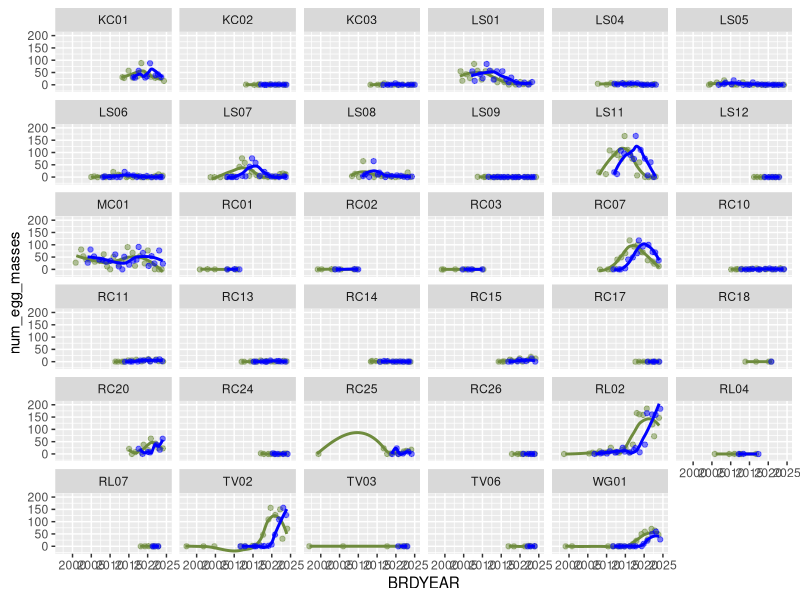
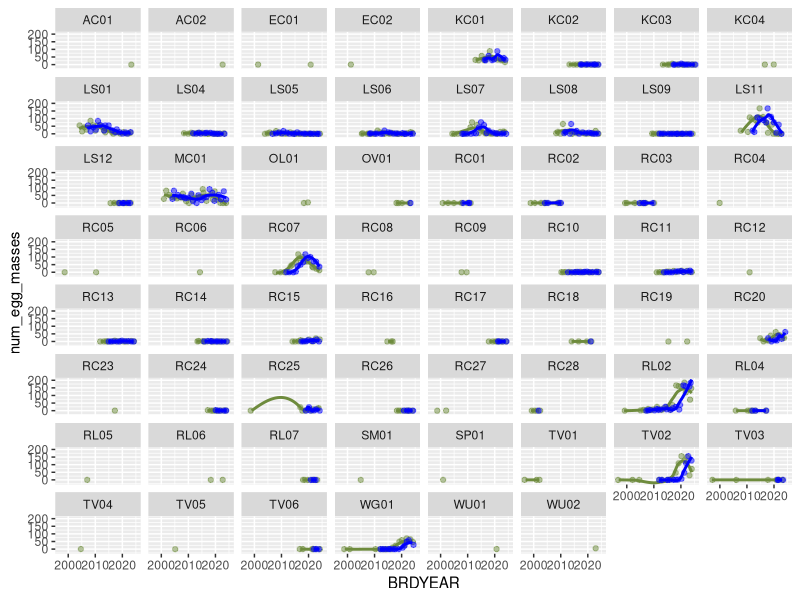

Reproduce these figures in R, in order. (Note: this script raises an error after producing the figures.)
## ---- chunk 1
knitr::opts_chunk$set(echo = TRUE)
knitr::opts_chunk$set(warning = FALSE)
## ---- chunk 2
library(dplyr)
library(ggplot2)
library(tidyverse)
setwd(here::here("code"))
# source("1_data_prep.R")
data <- read_csv(here::here("data", "filtered_raw_data.csv"))
between_year_data <- read_csv(here::here("data", "between_year_data.csv"))
complete_btw_data <- read_csv(here::here("data", "scaled_between_year.csv"))
onset_of_breeding_surv <- read_csv(here::here("data", "onset_of_breeding.csv"))
## ---- chunk 3
#summary information of egg masses count

#total number of egg masses is 3939
sum(data$NumberofEggMasses, na.rm = TRUE)

#maximum number of egg masses for a given survey is 25, while the mean is 0.857
summary(data$NumberofEggMasses,na.rm = TRUE)
## ---- chunk 4
# number of surveys
# mean number of new egg masses per survey
# total number of egg masses per watershed per site per year
# first and last egg mass detected per year
# length of breeding season
statistics <- data %>% 
  group_by(BRDYEAR,Watershed,LocationID) %>% 
  summarize(survey_count = n_distinct(EventGUID),
            mean_egg_num = (sum(NumberofEggMasses, na.rm = TRUE)/survey_count),
            total_egg_num =sum(NumberofEggMasses, na.rm = TRUE),
            firstEgg = min(dayOfWY), 
            lastEgg = max(dayOfWY), 
            breedingLength = max(dayOfWY) - min(dayOfWY))
statistics
## ---- chunk 5
# ranges of each variable for summary data table
data_mins <- data.frame(sapply(data, min, na.rm = TRUE))
data_maxs <- data.frame(sapply(data, max, na.rm = TRUE))
data_means <- data.frame(sapply(data, mean, na.rm = TRUE))
count(data, LocationID)
## ---- chunk 6
summary <- data %>%
  select(BRDYEAR, yearly_rain, yearly_rain_lag, mean_percent_water, mean_percent_sub, interpolated_canopy, WaterTemp, MaxD, WaterSalinity, AirTemp) %>%
  summarise(
    across(everything(), list(min = ~min(., na.rm = TRUE), 
                              max = ~max(., na.rm = TRUE), 
                              mean = ~mean(., na.rm = TRUE)), 
           .names = "{.col}_{.fn}")
  ) %>%
  pivot_longer(cols = everything(), 
               names_to = c("Variable", "Stat"),
               names_pattern = "(.*)_(.*)", 
               values_to = "Value") %>%
  pivot_wider(names_from = Stat, values_from = Value)

num_sites <- data %>% summarise(total_locationIDs = n_distinct(LocationID))
num_watershed <- data %>% summarise(total_watersheds = n_distinct(Watershed))

## ---- chunk 7
##### between year model ####
# complete cases applied in 1_data_prep --> included in "between_year_data.csv"
## how many data entries total?
length(between_year_data$complete_case) #479

## how many complete cases? how many removed?
eda_btw_complete <- between_year_data %>% filter(complete_case == TRUE)
nrow(eda_btw_complete) # 184 remain

nrow(complete_btw_data) ## verification that this matches scaled between year (used in model)


##### within year model ####
# complete cases applied in 4c_within_year_survival --> included in "complete_onset_of_breeding.csv"
eda_within_complete <- onset_of_breeding_surv %>% 
  mutate(
    water_flow = as.factor(water_flow),
    water_regime = as.factor(water_regime), 
    LocationID = as.factor(LocationID),
    Watershed = as.factor(Watershed)) %>% 
  select(-WaterTemp)

eda_within_complete$complete_case <- complete.cases(eda_within_complete)
eda_within_complete$complete_case

## how many data entries total?
length(eda_within_complete$complete_case) #909

## how many complete cases? how many removed?
within_complete <- eda_within_complete %>% filter(complete_case == TRUE)
nrow(within_complete) #694 complete (76.3%), 215 removed (23.65%)
## ---- chunk 8
between_year_data_lagged <- between_year_data %>%
  group_by(LocationID) %>%
  arrange(BRDYEAR) %>%
  mutate(num_egg_masses_lag = lag(num_egg_masses, n = 3)) %>%
  ungroup()

lag_sites <- ggplot(between_year_data_lagged, aes(x=BRDYEAR)) +
  geom_jitter(aes(y=num_egg_masses), color="darkolivegreen4", alpha=0.5) +
  geom_smooth(aes(y=num_egg_masses), color="darkolivegreen4",alpha=0.3, se=F) +
  geom_jitter(aes(y=num_egg_masses_lag), color="blue", alpha=0.5) +
  geom_smooth(aes(y=num_egg_masses_lag), color="blue", alpha=0.3, se=F) +
  facet_wrap(.~LocationID)

## more relevant, just seemingly (at quick glance) continous sites
cont_btw_lag <- between_year_data_lagged %>% filter(LocationID=='KC01' | LocationID=='KC02' |LocationID=='KC03' | LocationID=='LS01' | LocationID=='LS04' | LocationID=='LS05' | LocationID=='LS06' | LocationID=='LS07' | LocationID=='LS08' | LocationID=='LS09' | LocationID=='LS11' | LocationID=='LS12' | LocationID=='MC01' | LocationID=='RC01' | LocationID=='RC02' | LocationID=='RC03' | LocationID=='RC07' | LocationID=='RC10' | LocationID=='RC11' | LocationID=='RC13' | LocationID=='RC14' | LocationID=='RC15' | LocationID=='RC17' | LocationID=='RC18' | LocationID=='RC20' | LocationID=='RC24' | LocationID=='RC25' | LocationID=='RC26' | LocationID=='RL02' | LocationID=='RL04' | LocationID=='RL07' | LocationID=='TV02' | LocationID=='TV03' | LocationID=='TV06' | LocationID=='WG01')

cont_lag_sites <- ggplot(cont_btw_lag, aes(x=BRDYEAR)) +
  geom_jitter(aes(y=num_egg_masses), color="darkolivegreen4", alpha=0.5) +
  geom_smooth(aes(y=num_egg_masses), color="darkolivegreen4",alpha=0.3, se=F) +
  geom_jitter(aes(y=num_egg_masses_lag), color="blue", alpha=0.5) +
  geom_smooth(aes(y=num_egg_masses_lag), color="blue", alpha=0.3, se=F) +
  facet_wrap(.~LocationID)
## ---- chunk 9
# Darren believes there is data 2004-2010 at Mori/Laguna Salada, Milagra, Big Lagoon, & Rodeo which prompted us to revisit our data before 2010 (prev filtered out)

false_validation <- raw_data %>% select(Validation) %>% 
  group_by(Validation) %>% 
  summarise(Counts=n())

# copied the filtering process used to create "data" from 1_data_prep. ADDED filter <2010
pre2010_data <- unfiltered_data %>% 
  group_by(LocationID, BRDYEAR) %>% 
  summarize(survey_count_site_yr = n_distinct(EventGUID), .groups = "drop") %>% 
  ungroup() %>% 
  full_join(unfiltered_data, by = c("LocationID" = "LocationID", "BRDYEAR" = "BRDYEAR")) %>% 
  filter(survey_count_site_yr > 1) %>% 
  filter(BRDYEAR < 2010) %>%
  mutate(
    Watershed = droplevels(Watershed),
    LocationID = droplevels(LocationID)) %>%
  mutate(
    LocationID = case_when(
      LocationID == "LS02" | LocationID == "LS03" ~ "LS11",
      TRUE ~ LocationID)) %>% 
  mutate(LocationID = case_when( # fix lowercase LocationIDs (ex: rc01 to RC01)
    LocationID == "rc01" ~ "RC01",
    LocationID == "rc02" ~ "RC02",
    LocationID == "rc03" ~ "RC03",
    TRUE ~ LocationID #keeps other values unchanged
  ))

# between year pre-2010 data
btw_pre2010_data <- pre2010_data %>% 
  select(LocationID, BRDYEAR, Watershed, NumberofEggMasses, AirTemp, WaterTemp, MaxD, WaterSalinity, CoastalSite, yearly_rain, ground_sub, ground_emerg, ground_open_water, interpolated_canopy, water_flow, water_regime) %>% 
  group_by(LocationID, BRDYEAR) %>% 
  summarize(
    mean_max_depth = ifelse(all(is.na(MaxD)), NA, mean(MaxD, na.rm = TRUE)),
    max_depth = ifelse(all(is.na(MaxD)), NA, max(MaxD, na.rm = TRUE)),
    mean_salinity = ifelse(all(is.na(WaterSalinity)), NA, mean(WaterSalinity, na.rm = TRUE)),
    max_salinity = ifelse(all(is.na(WaterSalinity)), NA, max(WaterSalinity, na.rm = TRUE)),
    AirTemp = ifelse(all(is.na(AirTemp)), NA, mean(AirTemp, na.rm = TRUE)),
    WaterTemp = ifelse(all(is.na(WaterTemp)), NA, mean(WaterTemp, na.rm = TRUE)),
    num_egg_masses = sum(NumberofEggMasses, na.rm = TRUE), 
    mean_percent_sub = ifelse(all(is.na(ground_sub)), NA, mean(ground_sub, na.rm = TRUE)),
    mean_percent_emerg = ifelse(all(is.na(ground_emerg)), NA, mean(ground_emerg, na.rm = TRUE)),
    mean_percent_water = ifelse(all(is.na(ground_open_water)), NA, mean(ground_open_water, na.rm = TRUE)),
    across(everything(), ~first(.))) %>% 
  select(-MaxD, -WaterSalinity, -NumberofEggMasses, -ground_sub, -ground_emerg, -ground_open_water) %>% 
  mutate(mean_salinity = if_else(CoastalSite, mean_salinity, 0),
         max_salinity = if_else(CoastalSite, max_salinity, 0)) %>% 
  select(-max_salinity, -mean_salinity) %>% # deleting salinity from between year
  ungroup()


# creating a "complete case" column
btw_pre2010_data$complete_case <- complete.cases(btw_pre2010_data)
complete_btw_pre2010_data <- btw_pre2010_data %>% filter(complete_case == TRUE)


pre2010_eggs <- pre2010_data %>% 
  group_by(BRDYEAR,Watershed,LocationID) %>% 
  summarize(survey_count = n_distinct(EventGUID),
            total_egg_num =sum(NumberofEggMasses, na.rm = TRUE),
            firstEgg = min(dayOfWY))

# onset of breeding pre2010
onset_pre2010 <- onset_of_breeding %>% 
  filter(BRDYEAR < 2010)

# creating a "complete case" column
onset_pre2010$complete_case <- complete.cases(onset_pre2010)
complete_onset_pre2010 <- onset_pre2010 %>% filter(complete_case == TRUE)
## ---- chunk 10
# LOCATIONID: number eggs vs. year
## only pre2010 data
ggplot(btw_pre2010_data, aes(BRDYEAR, num_egg_masses)) +
  geom_point() +
  geom_line() +
  facet_wrap(.~LocationID)

ggplot(btw_pre2010_data, aes(x=BRDYEAR, y=num_egg_masses, color=LocationID)) +
  geom_point() +
  geom_smooth(se=FALSE) +
  xlab("Year")

## all years
ggplot(between_year_data, aes(BRDYEAR, num_egg_masses)) +
  geom_point() +
  geom_line() +
  facet_wrap(.~LocationID)

ggsave('btw year - eggs by location.png', width = 15, height = 8, units = "in", path = "~/Documents/Berkeley/junior 2023-24/spring24/frog job/CRLF2/Output")

ggplot(between_year_data, aes(x=BRDYEAR, y=num_egg_masses, color=LocationID)) +
  geom_point() +
  geom_smooth(se=FALSE) +
  xlab("Year")

# WATERSHED: number eggs vs. year
## only pre2010 data
ggplot(btw_pre2010_data, aes(BRDYEAR, num_egg_masses)) +
  geom_point() +
  geom_line() +
  facet_wrap(.~Watershed)

ggplot(btw_pre2010_data, aes(x=BRDYEAR, y=num_egg_masses, color=Watershed)) +
  geom_point() +
  geom_smooth(se=FALSE) +
  xlab("Year")

## all data
ggplot(between_year_data, aes(BRDYEAR, num_egg_masses)) +
  geom_point() +
  geom_line() +
  facet_wrap(.~Watershed)
ggsave('btw year - eggs by watershed.png', width = 15, height = 8, units = "in", path = "~/Documents/Berkeley/junior 2023-24/spring24/frog job/CRLF2/Output")


ggplot(between_year_data, aes(x=BRDYEAR, y=num_egg_masses, color=Watershed)) +
  geom_point() +
  geom_smooth(se=FALSE) +
  xlab("Year")
## ---- chunk 11
# plots for data comparisons across all sites
cover_comparisons = between_year_data_for_cover_comparison

ggplot(data = cover_comparisons) + 
  geom_smooth(aes(x = BRDYEAR, y = mean_ground_sub), color = "salmon", se = FALSE) +
  geom_smooth(aes(x = BRDYEAR, y = mean_interpolated_sub), color = "turquoise3", se = FALSE)

ggplot(data = cover_comparisons) + 
  geom_smooth(aes(x = BRDYEAR, y = mean_ground_emerg), color = "salmon", se = FALSE) +
  geom_smooth(aes(x = BRDYEAR, y = mean_interpolated_emerg), color = "turquoise3", se = FALSE)

ggplot(data = cover_comparisons) + 
  geom_smooth(aes(x = BRDYEAR, y = mean_ground_open_water), color = "salmon", se = FALSE) +
  geom_smooth(aes(x = BRDYEAR, y = mean_interpolated_open_water), color = "turquoise3",se = FALSE)

## ---- chunk 12
# facet wrap by site
site_sub <- ggplot(data = cover_comparisons) + 
  geom_smooth(aes(x = BRDYEAR, y = mean_ground_sub), color = "salmon", se = FALSE) +
  geom_line(aes(x = BRDYEAR, y = mean_interpolated_sub), color = "turquoise3") +
  facet_wrap(~LocationID)

site_emerg <- ggplot(data = cover_comparisons) + 
  geom_smooth(aes(x = BRDYEAR, y = mean_ground_emerg), color = "salmon", se = FALSE) +
  geom_line(aes(x = BRDYEAR, y = mean_interpolated_emerg), color = "turquoise3", se = FALSE) +
  facet_wrap(~LocationID)

site_open <- ggplot(data = cover_comparisons) + 
  geom_smooth(aes(x = BRDYEAR, y = mean_ground_open_water), color = "salmon", se = FALSE) +
  geom_line(aes(x = BRDYEAR, y = mean_interpolated_open_water), color= "turquoise3", se = FALSE) +
  facet_wrap(~LocationID)
## ---- chunk 13
# run correlations for open water and vegetation
correlations <- cover_comparisons %>% 
  na.omit() %>% 
  group_by(LocationID) %>% 
  summarize(open_water_cor = cor(mean_ground_open_water, mean_interpolated_open_water),
            sub_cor = cor(mean_ground_sub, mean_interpolated_sub),
            emerg_cor = cor(mean_ground_emerg, mean_interpolated_emerg))

overall_cor <- cover_comparisons %>% 
  na.omit() %>% 
  summarize(open_water_cor = cor(mean_ground_open_water, mean_interpolated_open_water),
            sub_cor = cor(mean_ground_sub, mean_interpolated_sub),
            emerg_cor = cor(mean_ground_emerg, mean_interpolated_emerg))

# lm's for correlation
open_water_model <- lm(mean_ground_open_water ~ mean_interpolated_open_water + as.factor(LocationID), data = cover_comparisons)
summary(open_water_model)

sub_veg_model <- lm(mean_ground_sub ~ mean_interpolated_sub, data = cover_comparisons)
summary(sub_veg_model)

emerg_veg_model <- lm(mean_ground_emerg ~ mean_interpolated_emerg, data = cover_comparisons)
summary(emerg_veg_model)
## ---- chunk 14
# plotting on-the-ground data on X axis, interpolated on Y axis
ggplot(data = cover_comparisons, aes(x = mean_ground_open_water, y = mean_interpolated_open_water)) + 
  geom_smooth(se = FALSE) + 
  facet_wrap(~LocationID)
## ---- chunk 15
cover_comparisons = between_year_data_for_cover_comparison

# creating a "complete case" column
cover_comparisons$complete_case <- complete.cases(cover_comparisons)

# 161 complete cases 
complete_cover_comparisons <- cover_comparisons %>% filter(complete_case == TRUE)

# 24 complete sites
complete_sites <- complete_cover_comparisons %>% 
  group_by(LocationID) %>% 
  count() # there are 24 complete LocationIDs (sites)

## previous number of sites (before complete_case filter) = 47
## 23 sites were lost
previous_site_number <- between_year_data_for_cover_comparison %>% 
  group_by_("LocationID") %>% 
  count()

# join with previous_site LocationID column to get NAs for missing sites
complete_with_missing_sites <- previous_site_number %>% 
  select(LocationID) %>% 
  full_join(complete_sites)

summary(complete.cases(complete_with_missing_sites)) # lose 23 sites (complete=FALSE), 24 remain
## ---- chunk 16
# submergent
complete_submergent <- ggplot(data = complete_cover_comparisons) + 
  geom_smooth(aes(x = BRDYEAR, y = mean_ground_sub), color = "darkolivegreen3", se = FALSE) +
  geom_smooth(aes(x = BRDYEAR, y = mean_interpolated_sub), color = "cornflowerblue", se = FALSE)

#emergent
complete_emergent <- ggplot(data = complete_cover_comparisons) + 
  geom_smooth(aes(x = BRDYEAR, y = mean_ground_emerg), color = "darkolivegreen3", se = FALSE) +
  geom_smooth(aes(x = BRDYEAR, y = mean_interpolated_emerg), color = "cornflowerblue", se = FALSE)

#open water
complete_open <- ggplot(data = complete_cover_comparisons) + 
  geom_smooth(aes(x = BRDYEAR, y = mean_ground_open_water), color = "darkolivegreen3", se = FALSE) +
  geom_smooth(aes(x = BRDYEAR, y = mean_interpolated_open_water), color = "cornflowerblue",se = FALSE)
## ---- chunk 17
# facet wrap by site
## submergent
complete_site_sub <- ggplot(data = complete_cover_comparisons) + 
  geom_smooth(aes(x = BRDYEAR, y = mean_ground_sub), color = "darkolivegreen3", se = FALSE) +
  geom_line(aes(x = BRDYEAR, y = mean_interpolated_sub), color = "cornflowerblue") +
  facet_wrap(~LocationID)

## emergent
complete_site_emerg <- ggplot(data = complete_cover_comparisons) + 
  geom_smooth(aes(x = BRDYEAR, y = mean_ground_emerg), color = "darkolivegreen3", se = FALSE) +
  geom_line(aes(x = BRDYEAR, y = mean_interpolated_emerg), color = "cornflowerblue", se = FALSE) +
  facet_wrap(~LocationID)

## open water
complete_site_open <- ggplot(data = complete_cover_comparisons) + 
  geom_smooth(aes(x = BRDYEAR, y = mean_ground_open_water), color = "darkolivegreen3", se = FALSE) +
  geom_line(aes(x = BRDYEAR, y = mean_interpolated_open_water), color= "cornflowerblue", se = FALSE) +
  facet_wrap(~LocationID)
## ---- chunk 18
# run correlations for open water and vegetation

## by site
correlations <- complete_cover_comparisons %>% 
  na.omit() %>% 
  group_by(LocationID) %>% 
  summarize(open_water_cor = cor(mean_ground_open_water, mean_interpolated_open_water),
            sub_cor = cor(mean_ground_sub, mean_interpolated_sub),
            emerg_cor = cor(mean_ground_emerg, mean_interpolated_emerg))

## overall
overall_cor <- complete_cover_comparisons %>% 
  na.omit() %>% 
  summarize(open_water_cor = cor(mean_ground_open_water, mean_interpolated_open_water),
            sub_cor = cor(mean_ground_sub, mean_interpolated_sub),
            emerg_cor = cor(mean_ground_emerg, mean_interpolated_emerg))


# lm's for correlation
open_water_model <- lm(mean_ground_open_water ~ mean_interpolated_open_water + as.factor(LocationID), data = complete_cover_comparisons)
summary(open_water_model)

sub_veg_model <- lm(mean_ground_sub ~ mean_interpolated_sub, data = complete_cover_comparisons)
summary(sub_veg_model)

emerg_veg_model <- lm(mean_ground_emerg ~ mean_interpolated_emerg, data = complete_cover_comparisons)
summary(emerg_veg_model)
## ---- chunk 19
canopy_emergent <- complete_btw_data %>% ggplot(aes(x=interpolated_canopy, y=mean_percent_emerg))+
  geom_point() +
  geom_smooth()
canopy_emergent

canopy_emergent_model <- lm(mean_percent_emerg ~ interpolated_canopy, data = complete_btw_data)

summary(canopy_emergent_model)

# facet by site
complete_btw_data %>% ggplot(aes(x=interpolated_canopy, y=mean_percent_emerg))+
  geom_point() +
  geom_smooth() +
  facet_wrap(~Watershed)

## ---- chunk 20
# by watershed
eggs_watershed <- ggplot(data = between_year_data, mapping = aes(x = BRDYEAR, y = num_egg_masses)) +
  stat_summary(
    fun = "sum",
    geom = "point",
    color = "darkolivegreen4",
    size = 1.5
  ) +
  facet_wrap(~ Watershed) +
  labs(title = "Annual Egg Masses by Watershed", x = "Year", y = "Egg Masses") +
  theme(panel.background = element_blank(),  # Remove the grey panel background
    plot.background = element_blank(),   # Remove the plot background
    panel.grid.major = element_line(color = "grey", size = 0.25),  # Keep major gridlines
    # panel.grid.minor = element_line(color = "lightgrey", size = 0.25)  # Keep minor gridlines
  )
eggs_watershed

## with lines
eggs_watershed + geom_smooth(method="loess",se=FALSE, size=0.5)

# by site
ggplot(data=between_year_data, mapping=aes(x=BRDYEAR,y=num_egg_masses)) +
    stat_summary(
    fun = "sum",
    geom = "point",
    color = "cornflowerblue",
    size = 1.5
  ) +
  facet_wrap( ~ LocationID) +
  labs(title="Annual Egg Masses by Site", x = "Year", y = " Egg Masses")

## possible idea: having each watershed with each site having own line within?
RC_test <- between_year_data %>% 
  filter(Watershed=='Redwood Creek')

### method - loess
ggplot(data=RC_test, mapping=aes(x=BRDYEAR,y=num_egg_masses,color=LocationID)) +
  geom_point()+
  geom_smooth(method="loess",se=FALSE, size=0.3)+
  theme_minimal()

### method - gam
ggplot(data=RC_test, mapping=aes(x=BRDYEAR,y=num_egg_masses,color=LocationID)) +
  geom_point()+
  geom_smooth(method="gam",se=FALSE, size=0.3)+
  theme_minimal()
  
## ---- chunk 21
#I made a new "data_after2009"data set and plot the trend line using is, instead of the full "data". (since 2000-2005 all have 0 egg masses, and there are no records from 2009 to 2009)
data_after2009 <- data|> 
  filter(BRDYEAR>2009)
data_after2009

statistics_after2009 <- statistics |>
  filter(BRDYEAR>2009)
statistics_after2009
## ---- chunk 22
#plots of mean number of NEW egg masses per survey
#This code has been updated. If anyone can help adding label info (the mean value) besides each point that would be great. 
ggplot(data = data_after2009,mapping = aes(x = BRDYEAR, y = NumberofEggMasses))+ 
  geom_jitter(alpha=0.1,width = 0.1)+
  stat_summary(fun = "mean",geom = "point",color = "orange", size= 2)+
  geom_smooth(method = "lm", color = "blue",se = FALSE)+
  labs(x = "Year", y = "mean number of new egg masses per survey")+
  scale_y_continuous(limits = c(0,5))

### above plot facet by watershed
ggplot(data = data_after2009,mapping = aes(x = BRDYEAR, y = NumberofEggMasses))+ 
  geom_jitter(alpha=0.1,width = 0.1)+
  stat_summary(fun = "mean",geom = "point",color = "orange", size= 2)+
  geom_smooth(method = "lm", color = "blue",se = FALSE)+
  facet_wrap(~Watershed)+ scale_y_continuous(limits = c(0,5))

### above plot facet by site
ggplot(data = data_after2009,mapping = aes(x = BRDYEAR, y = NumberofEggMasses))+ 
  geom_jitter(alpha=0.1,width = 0.1)+
  stat_summary(fun = "mean",geom = "point",color = "orange", size= 2)+
  geom_smooth(method = "lm", color = "blue",se = FALSE)+
  facet_wrap(~LocationID)+ scale_y_continuous(limits = c(0,5))

## ---- chunk 23
#plot of total egg masses over time per Watershed
ggplot(data = data_after2009,
       mapping = aes(x = BRDYEAR, y = NumberofEggMasses)) +
  stat_summary(
    fun = "sum",
    geom = "point",
    color = "black",
    size = 2
  ) +
  facet_wrap( ~ Watershed) +
  labs(x = "Year", y = "total new egg masses")

#plot of total egg masses over time per site
ggplot(data = data_after2009) +
  stat_summary(
    mapping = aes(x = BRDYEAR, y = NumberofEggMasses),
    fun = "sum",
    geom = "point",
    color = "black",
    size = 2
  ) +
  facet_wrap( ~ LocationID) +
  labs(x = "Year", y = "total new egg masses")

## above with size of point = survey_count (per site)
ggplot(data = statistics, mapping = aes(x = BRDYEAR, y = total_egg_num)) +
  geom_point(aes(alpha = survey_count)) + facet_wrap(~LocationID) +
  labs(x = "Year", y = "total new egg masses")

# plot of presence or absence of eggs for each site/year
between_year_data_plot <- between_year_data %>% 
  mutate(
    boolean_eggs = (num_egg_masses != 0)
  )
ggplot(between_year_data_plot, aes(x = BRDYEAR, y = LocationID, fill = boolean_eggs)) + geom_tile(color = "black") + coord_fixed() + scale_fill_manual(values = c("lavender", "purple4")) + theme_classic()
## ---- chunk 24

ggplot(data = within_year_data, aes(x = dayOfWY, y = NumberofEggMasses)) + geom_point()

## ---- chunk 25
# timing (days since october 1) of egg laying by year and watershed

eggTiming<-data|>
  filter(NumberofEggMasses > 0)|>
  group_by(Watershed, LocationID, BRDYEAR)|>
  summarize(firstEgg = min(dayOfWY), 
            lastEgg = max(dayOfWY), 
            breedingLength = max(dayOfWY) - min(dayOfWY))
eggTiming


## plot timing v.1
ggplot(data = eggTiming, aes(x = BRDYEAR, y = breedingLength, color = Watershed)) + geom_line()

## improved plot timing v.2
ggplot(data = eggTiming, aes(x = BRDYEAR, y = breedingLength, color = Watershed)) + geom_point() + geom_smooth(method="loess", se=F)

#above plot but facet by watershed
ggplot(data = eggTiming, aes(x = BRDYEAR, y = breedingLength,color = Watershed)) + geom_point() + geom_smooth(method="loess", se=F)+ facet_wrap(~Watershed)

ggplot(data = eggTiming, aes(x = BRDYEAR, y = breedingLength,color = Watershed)) + geom_point() + geom_smooth(method="loess", se=F)+ facet_wrap(~LocationID)

# Which one of the 3 rainfall dataset should we use for each of these sites?
## TODO: correlate breeding season length with rainfall
## ---- chunk 26
eggTiming|>
  group_by(BRDYEAR)

# Calculate the full breeding length of all sites for a given year, to be correlated with rainfall data.
eggTiming_new <- data %>%
  filter(NumberofEggMasses > 0) %>%
  group_by(BRDYEAR) %>%
  summarize(firstEgg = min(dayOfWY), 
            lastEgg = max(dayOfWY), 
            breedingLength = max(dayOfWY) - min(dayOfWY))
eggTiming_new$Water_Year <- eggTiming_new$BRDYEAR
ggplot(data = eggTiming_new, aes(x = Water_Year, y = breedingLength,)) + geom_point() + geom_smooth(method="loess", se=F)
## ---- chunk 27
#table showing number of different sites for all watersheds
number_of_sites_within_watershed <- data %>% 
  group_by(Watershed) %>% 
  summarize(distinct_count = n_distinct(LocationID))
number_of_sites_within_watershed

as.data.frame(number_of_sites_within_watershed)
sum(number_of_sites_within_watershed$distinct_count)

#plot of the above table.
ggplot(number_of_sites_within_watershed,aes(x=Watershed,y=distinct_count))+
  geom_point()

# what is the list of sites?
## unfiltered data (i.e. visited 1x)

## filtered data
all_site_list <- data %>% group_by(LocationID) %>% 
  summarise(n=n())  %>% 
  select(LocationID)

## between year model
btw_site_list <- complete_btw_data %>% group_by(LocationID) %>% 
  summarise(n=n()) %>% 
  select(LocationID)

## within year model
within_site_list <- complete_onset %>% group_by(LocationID) %>% 
  summarise(n=n())  %>% 
  select(LocationID)

## ---- chunk 28
# table: number surveys per year (not relevant)
survey_count_by_year <- data|>
  group_by(BRDYEAR)|>
  summarize(survey_count=n_distinct(EventGUID))
survey_count_by_year

# plot: survey count per year across all watersheds/sites
ggplot(data = survey_count_by_year,aes(x=BRDYEAR,y=survey_count))+geom_point()+geom_smooth()+ scale_y_continuous(limits = c(0,200))

# table: number of surveys at each watershed per year
abundance_counts <- data %>%
  group_by(Watershed, BRDYEAR) %>%
  summarize(survey_count = n_distinct(EventGUID))
abundance_counts

# table: num surveys per site over entire study period
abundance_counts_sites <- data %>% 
  group_by(LocationID) %>% 
  summarize(survey_count = n_distinct(EventGUID))
view(abundance_counts_sites)
## ---- chunk 29
# above table but containing only after year 2009. There is a few survey before that and all in one single year in Watershed: redwood creek.
abundance_counts_after2009 <- data_after2009 %>%
  group_by(Watershed, BRDYEAR) %>%
  summarize(survey_count = n_distinct(EventGUID))
abundance_counts_after2009

# plot: number of surveys per year per Watershed after 2009.
survey_graph_after2009 <- ggplot(abundance_counts_after2009,aes(x=BRDYEAR,y=survey_count,colour=Watershed))+geom_point()+ facet_wrap(~Watershed)
survey_graph_after2009

## ---- chunk 30
#heatmap of survey count per year by watershed
ggplot(abundance_counts, aes(x = BRDYEAR, y = Watershed, fill = survey_count)) +
  geom_tile() +
  scale_fill_gradient(low = "#CBEB81", high = "#0E2D8A") +  # Adjust color gradient
  labs(x = "Breeding Year", y = "Watershed", title = "Abundance Heatmap") +  # Add axis labels and title
  theme_minimal()

#above graph containing only year after 2009.
ggplot(abundance_counts_after2009, aes(x = BRDYEAR, y = Watershed, fill = survey_count)) +
  geom_tile() +
  scale_fill_gradient(low = "#CBEB81", high = "#0E2D8A") +  # Adjust color gradient
  labs(x = "Breeding Year", y = "Watershed", title = "Abundance Heatmap") +  # Add axis labels and title
  theme_minimal()

## ---- chunk 31
#number of survey count for each number of new egg masses of all watersheds by year
ggplot(data = statistics, mapping = aes(x = total_egg_num)) + 
  geom_freqpoly(mapping = aes(colour = BRDYEAR))+
  scale_x_continuous(limits = c(0, 170))
## ---- chunk 32
# investigating number of observers (obsv_total)
## histogram of obsv_total
ggplot(data = data, aes(x = obsv_total)) + geom_histogram()
## ---- chunk 33
#counting the number of non-NA values for the environmental variables we are looking at
## SALINITY: There are 727 non-NA salinity data. We can adjust based on what Darren replied in email. 
length(na.omit(data$WaterSalinity))

## OPEN WATER： There are 3030 non-NA open water data
length(na.omit(data$PercentOpenWater))

## DEPTH (AVG & MAX): Darren said they are not that relevant; if we use we should use max depth (the one with more data)

#there are 2020 non-zero average depth data
length(na.omit(data$AvgD))

#there are 3099 non-zero maximum depth data
length(na.omit(data$MaxD))

#correlation between average depth and max depth is significantly positive 
regression_depth=lm(AvgD~MaxD,data=new_egg)
summary(regression_depth)

library(ggpubr)
ggscatter(new_egg, x = "MaxD", y = "AvgD",
          add = "reg.line",cor.coef=TRUE,coor.method=" ")
